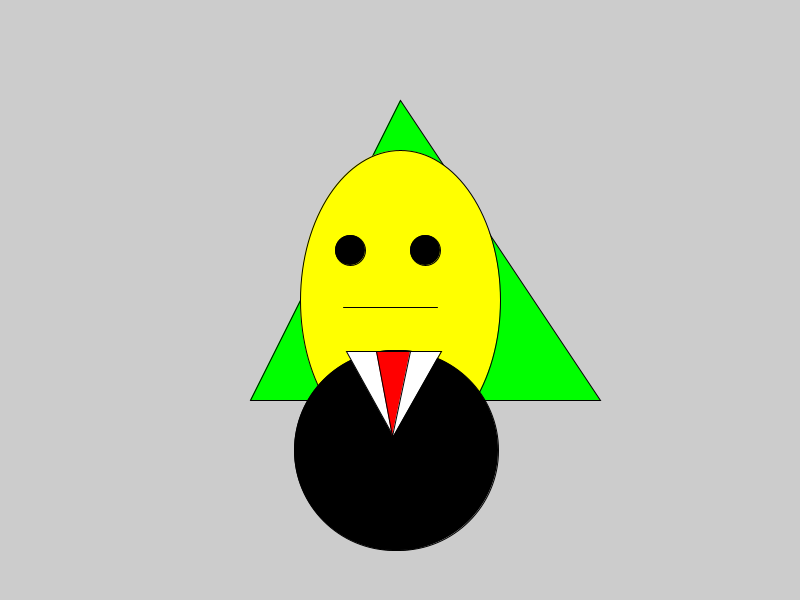
Frame 1 (no input)
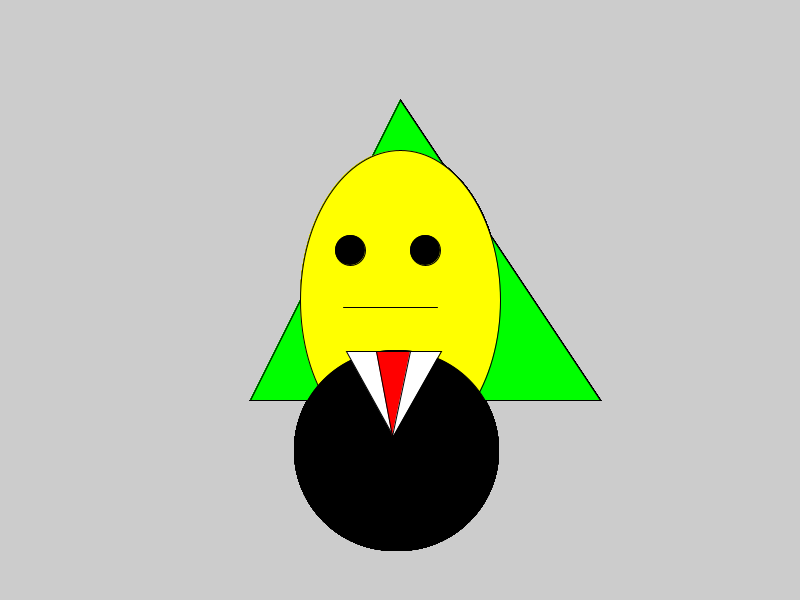
Frame 60 (the mouse pressed at the canvas centre just before this capture)
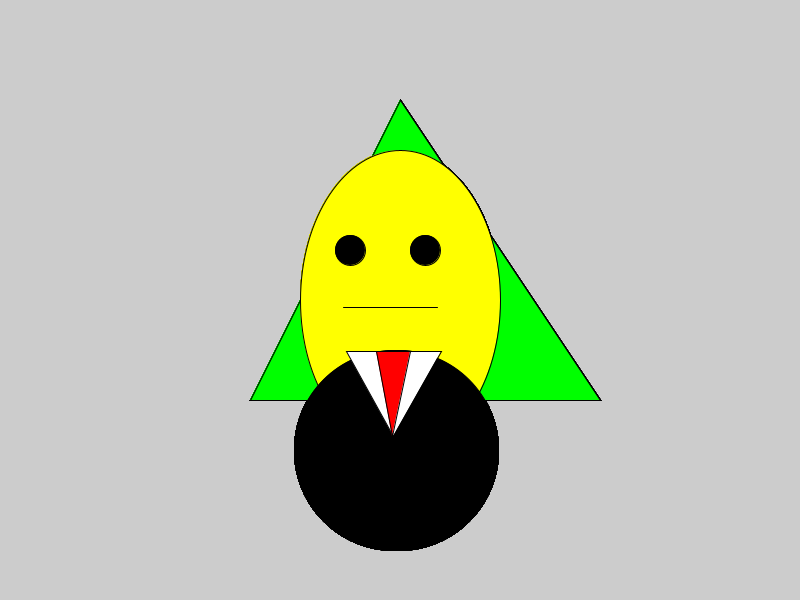
Frame 120 (the mouse held since frame 60 and released just before this capture)

The Processing sketch that drew these frames (run headless with seeded random() and noise(); from frame 60 on, the mouse is pressed at the canvas centre):

// Processing sketch: pineappleproj
// ── pineappleproj.pde
float PineX;
float PineY;
float PineXX;
float PineYY;


void setup(){
 size(800,600); 
}

void pineApple(){
// Pineapple Head
fill(0,255,00);
triangle(400,100,600,400,250,400);
fill(255,255,0);
ellipse(PineX+400,PineY+300,PineXX+200, PineYY+300);
fill(0);
circle(350,250,30);
circle(425,250,30);
line(343,307,437,307);

// Body - Suit
circle(319+75,450,200);
circle(473-75,450,200);
fill(255,255,255);
triangle(346,351,441,351,393,436);
fill(255,0,0);
triangle(376,351,410,351,392,436);
}

void draw(){
pineApple();
// println(mouseX,mouseY);
}
